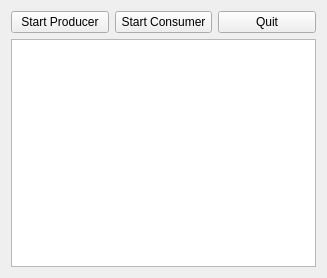
<?xml version="1.0" encoding="UTF-8"?>
<ui version="4.0">
 <class>MainWindow</class>
 <widget class="QMainWindow" name="MainWindow">
  <property name="geometry">
   <rect>
    <x>0</x>
    <y>0</y>
    <width>327</width>
    <height>278</height>
   </rect>
  </property>
  <property name="windowTitle">
   <string>MainWindow</string>
  </property>
  <widget class="QWidget" name="centralWidget">
   <layout class="QVBoxLayout" name="verticalLayout">
    <item>
     <layout class="QHBoxLayout" name="hlButtons">
      <property name="sizeConstraint">
       <enum>QLayout::SetFixedSize</enum>
      </property>
      <item>
       <widget class="QPushButton" name="btnThread1">
        <property name="text">
         <string>Start Producer</string>
        </property>
       </widget>
      </item>
      <item>
       <widget class="QPushButton" name="btnThread2">
        <property name="text">
         <string>Start Consumer</string>
        </property>
       </widget>
      </item>
      <item>
       <widget class="QPushButton" name="btnQuit">
        <property name="text">
         <string>Quit</string>
        </property>
       </widget>
      </item>
     </layout>
    </item>
    <item>
     <layout class="QHBoxLayout" name="hlLog">
      <item>
       <widget class="QPlainTextEdit" name="txtLog"/>
      </item>
     </layout>
    </item>
   </layout>
  </widget>
 </widget>
 <layoutdefault spacing="6" margin="11"/>
 <resources/>
 <connections>
  <connection>
   <sender>btnQuit</sender>
   <signal>clicked()</signal>
   <receiver>MainWindow</receiver>
   <slot>close()</slot>
   <hints>
    <hint type="sourcelabel">
     <x>284</x>
     <y>23</y>
    </hint>
    <hint type="destinationlabel">
     <x>315</x>
     <y>272</y>
    </hint>
   </hints>
  </connection>
 </connections>
</ui>
